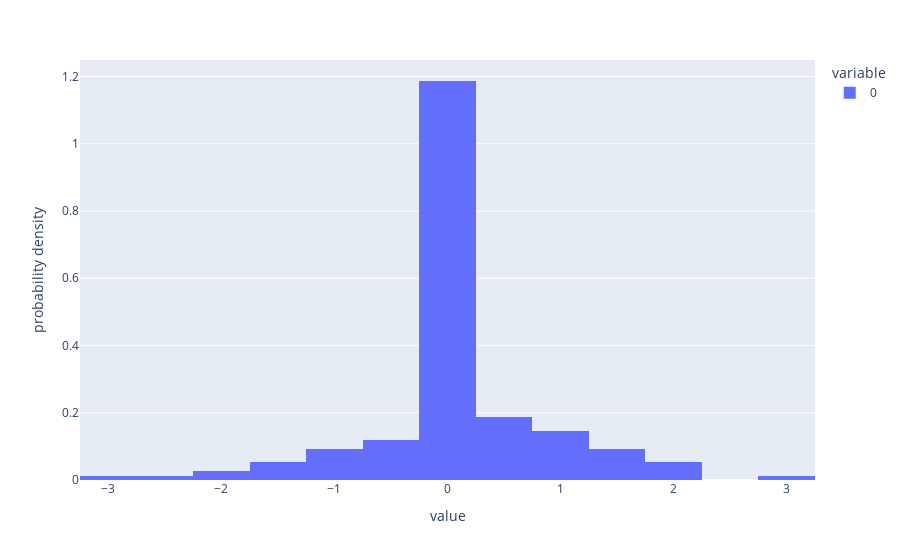
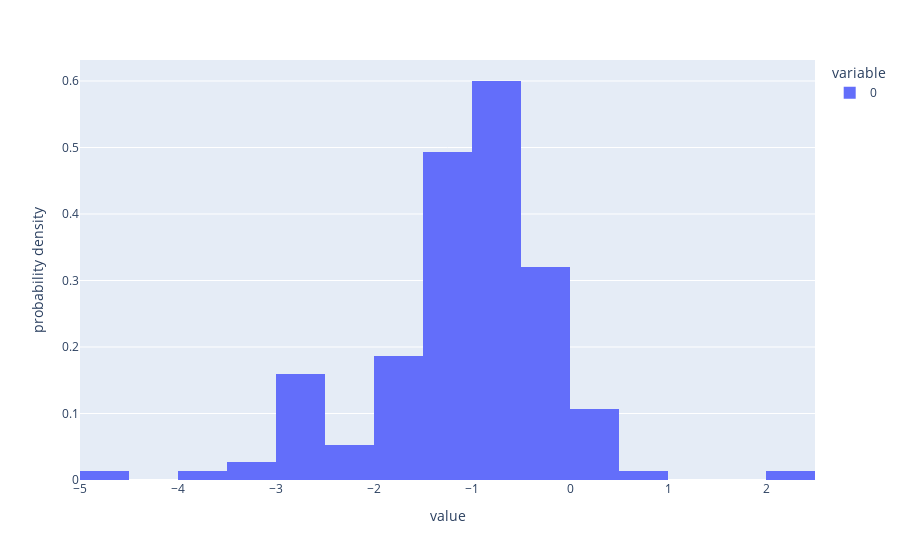
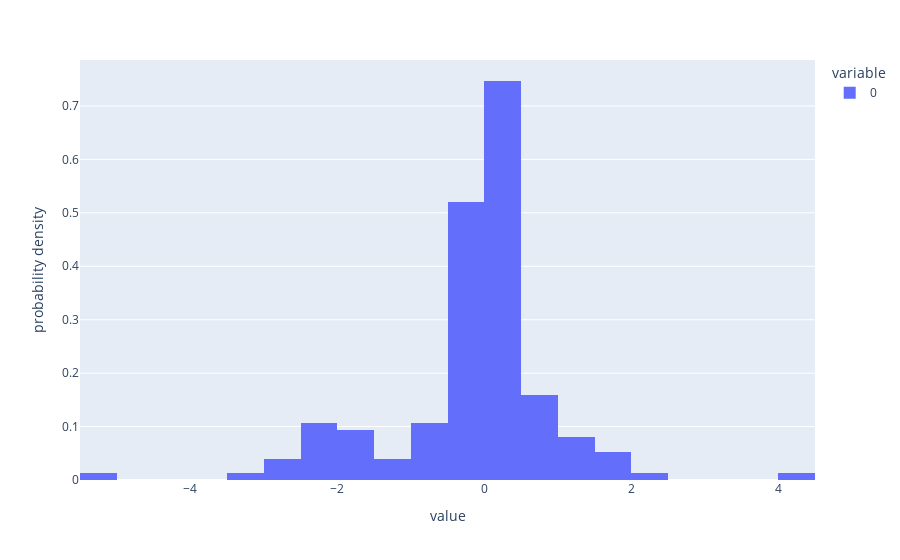

Write notebook code for charts like these, in order.
### Code cell
spreads = [0.0,0.01,0.05]
for spread in spreads:
    env = TradingEnv(dg_random_seed=1, init_ttm=20, trade_freq=1, spread=spread, num_contract=1, num_sim=1000)
    ddpg = DDPG(env)
    rewards,obs = ddpg.test(150)
    PnL = pd.DataFrame(rewards)
    values = np.array(PnL.iloc[:,20])
    fig = px.histogram(values,histnorm='probability density')
    fig.show()

### Figure 1 — Plotly figure (JSON) as saved in the notebook; plotly's stock layout.template omitted (floating-point values rounded to 4 significant figures; data arrays with more than 128 entries replaced by an {"elided": "..."} marker saying what was removed)
{"data": [{"alignmentgroup": "True", "bingroup": "x", "histnorm": "probability density", "hovertemplate": "variable=0<br>value=%{x}<br>probability density=%{y}<extra></extra>", "legendgroup": "0", "marker": {"color": "#636efa", "pattern": {"shape": ""}}, "name": "0", "offsetgroup": "0", "orientation": "v", "showlegend": true, "type": "histogram", "x": {"elided": "150 float values"}, "xaxis": "x", "yaxis": "y"}], "layout": {"barmode": "relative", "legend": {"title": {"text": "variable"}, "tracegroupgap": 0}, "margin": {"t": 60}, "xaxis": {"anchor": "y", "domain": [0, 1], "title": {"text": "value"}}, "yaxis": {"anchor": "x", "domain": [0, 1], "title": {"text": "probability density"}}}}

### Figure 2 — Plotly figure (JSON) as saved in the notebook; plotly's stock layout.template omitted (floating-point values rounded to 4 significant figures; data arrays with more than 128 entries replaced by an {"elided": "..."} marker saying what was removed)
{"data": [{"alignmentgroup": "True", "bingroup": "x", "histnorm": "probability density", "hovertemplate": "variable=0<br>value=%{x}<br>probability density=%{y}<extra></extra>", "legendgroup": "0", "marker": {"color": "#636efa", "pattern": {"shape": ""}}, "name": "0", "offsetgroup": "0", "orientation": "v", "showlegend": true, "type": "histogram", "x": {"elided": "150 float values"}, "xaxis": "x", "yaxis": "y"}], "layout": {"barmode": "relative", "legend": {"title": {"text": "variable"}, "tracegroupgap": 0}, "margin": {"t": 60}, "xaxis": {"anchor": "y", "domain": [0, 1], "title": {"text": "value"}}, "yaxis": {"anchor": "x", "domain": [0, 1], "title": {"text": "probability density"}}}}

### Figure 3 — Plotly figure (JSON) as saved in the notebook; plotly's stock layout.template omitted (floating-point values rounded to 4 significant figures; data arrays with more than 128 entries replaced by an {"elided": "..."} marker saying what was removed)
{"data": [{"alignmentgroup": "True", "bingroup": "x", "histnorm": "probability density", "hovertemplate": "variable=0<br>value=%{x}<br>probability density=%{y}<extra></extra>", "legendgroup": "0", "marker": {"color": "#636efa", "pattern": {"shape": ""}}, "name": "0", "offsetgroup": "0", "orientation": "v", "showlegend": true, "type": "histogram", "x": {"elided": "150 float values"}, "xaxis": "x", "yaxis": "y"}], "layout": {"barmode": "relative", "legend": {"title": {"text": "variable"}, "tracegroupgap": 0}, "margin": {"t": 60}, "xaxis": {"anchor": "y", "domain": [0, 1], "title": {"text": "value"}}, "yaxis": {"anchor": "x", "domain": [0, 1], "title": {"text": "probability density"}}}}
